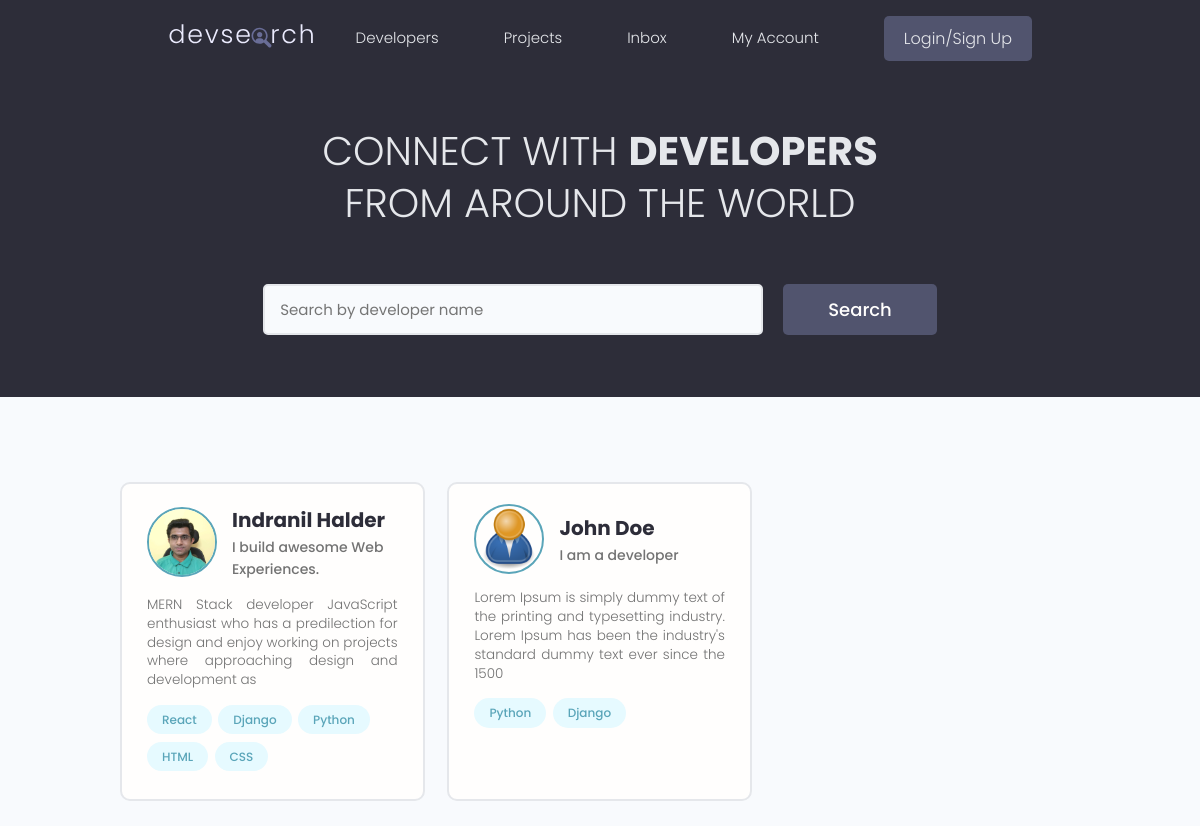
/, run on an earlier commit of the app's database.
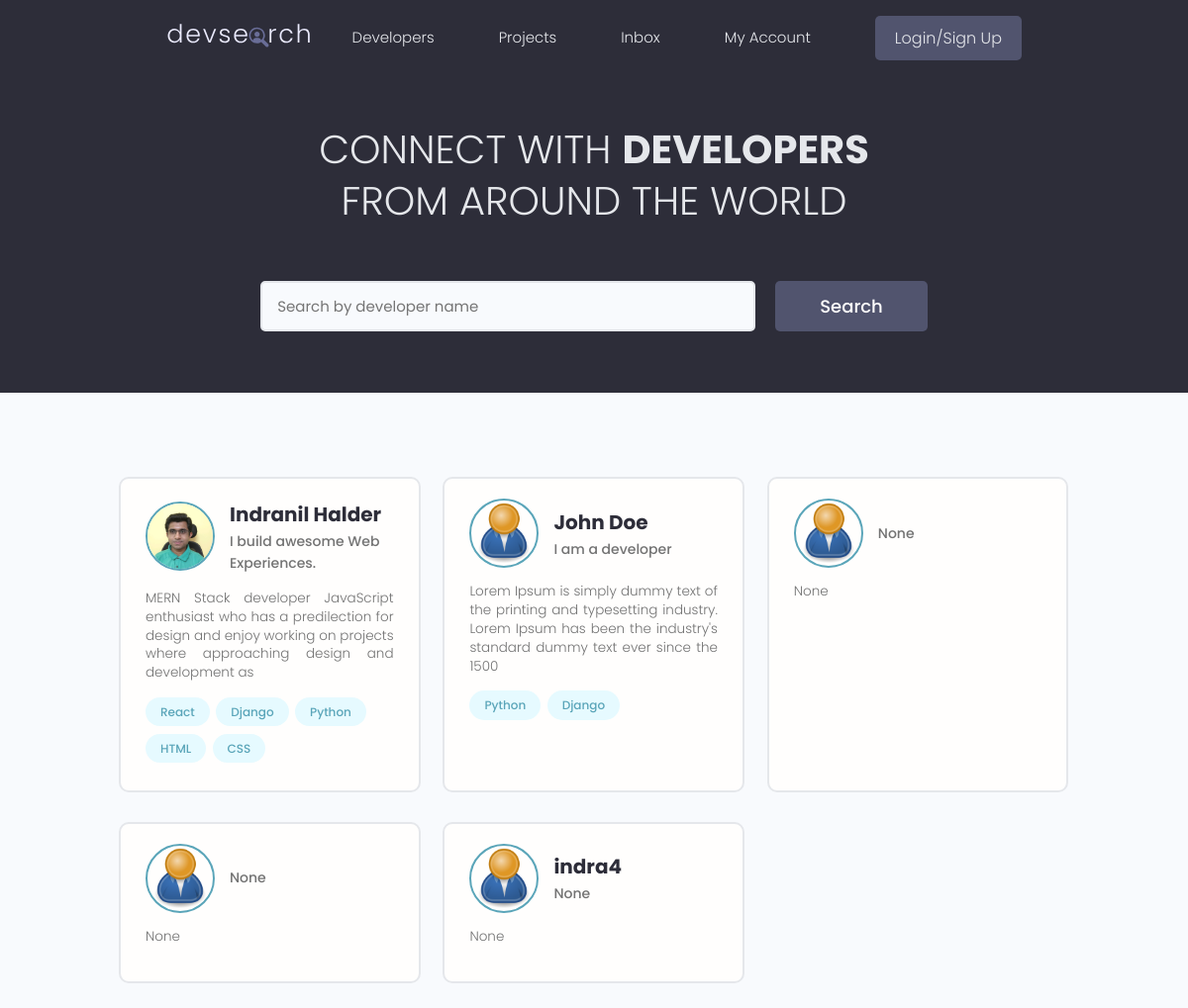
And on a later commit of the database.
### users/models.py (models this page shows, shortened)
class Profile(models.Model):
    user = models.OneToOneField(
        User, on_delete=models.CASCADE, null=True, blank=True)
    name = models.CharField(max_length=200, blank=True, null=True)
    email = models.EmailField(max_length=500, blank=True, null=True)
    username = models.CharField(max_length=200, blank=True, null=True)
    location = models.CharField(max_length=200, blank=True, null=True)
    short_intro = models.CharField(max_length=200, blank=True, null=True)
    bio = models.TextField(blank=True, null=True)
    profile_image = models.ImageField(
        null=True, blank=True, upload_to='profiles/', default='profiles/user-default.png')
    social_github = models.CharField(max_length=200, blank=True, null=True)
    social_twitter = models.CharField(max_length=200, blank=True, null=True)
    social_linkedin = models.CharField(max_length=200, blank=True, null=True)
    social_youtube = models.CharField(max_length=200, blank=True, null=True)
    social_website = models.CharField(max_length=200, blank=True, null=True)
    created = models.DateTimeField(auto_now_add=True)
    id = models.UUIDField(default=uuid.uuid4, unique=True,
                          primary_key=True, editable=False)

class Skill(models.Model):
    owner = models.ForeignKey(
        Profile, on_delete=models.CASCADE, null=True, blank=True)
    name = models.CharField(max_length=200, blank=True, null=True)
    description = models.TextField(null=True, blank=True)
    created = models.DateTimeField(auto_now_add=True)
    id = models.UUIDField(default=uuid.uuid4, unique=True,
                          primary_key=True, editable=False)
    def __str__(self):
        return str(self.name)

### users/views.py (the view)
# urls.py: path('', views.profiles, name="profiles"),
def profiles(request):
    profiles = Profile.objects.all()
    context = {
        'profiles': profiles
    }
    return render(request, 'users/profiles.html', context)

### users/templates/users/profiles.html (shortened to what this page needs)
{% extends 'main.html' %}
{% block content %}
  <main class="home">
    <section class="hero-section text-center">
      <div class="container container--narrow">
        <div class="hero-section__box">
          <h2>CONNECT WITH <span>DEVELOPERS</span></h2>
          <h2>FROM AROUND THE WORLD</h2>
        </div>
        <div class="hero-section__search">
          <form class="form" action="#" method="get">
            <div class="form__field">
              <input class="input input--text" id="formInput#search" type="text" name="text"
                placeholder="Search by developer name" />
            </div>
            <input class="btn btn--sub btn--lg" type="submit" value="Search" />
          </form>
        </div>
      </div>
    </section>
    <section class="devlist">
      <div class="container">
        <div class="grid grid--three">
        {% for profile in profiles %}
          <div class="column card">
            <div class="dev">
              <a href="{% url 'user-profile' profile.id %}" class="card__body">
                <div class="dev__profile">
                  <img class="avatar avatar--md" src="{{ profile.profile_image.url }}" alt="image" />
                  <div class="dev__meta">
                    <h3>{{ profile.name }}</h3>
                    <h5>{{ profile.short_intro|slice:"60" }}</h5>
                  </div>
                </div>
                <p class="dev__info">{{ profile.bio|slice:"150" }}</p>
                <div class="dev__skills">
                    {% for skill in profile.skill_set.all|slice:"5" %}
                    <span class="tag tag--pill tag--main">
                        <small>{{ skill }}</small>
                      </span>
                    {% endfor %}
                </div>
              </a>
            </div>
          </div>
        {% endfor %}
        </div>
      </div>
    </section>
  </main>
{% endblock content %}

What changed in the data, as far as the page shows it:
added Profile: profile_image (placeholder picture), short_intro "None", bio "None"
added Profile: profile_image (placeholder picture), short_intro "None", bio "None"
added Profile: profile_image (placeholder picture), name "indra4", short_intro "None", bio "None"
